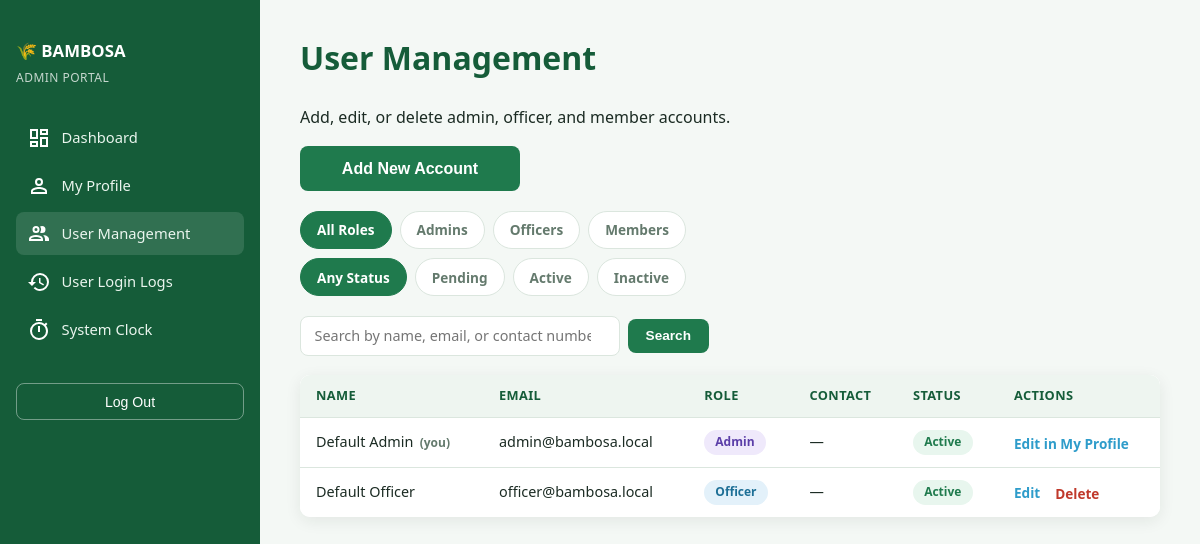
Screenshot of /admin/users.php (signed in) with the database file from the repository.
### tables this page shows
CREATE TABLE IF NOT EXISTS users (
    user_id        INT AUTO_INCREMENT PRIMARY KEY,
    full_name      VARCHAR(150)        NOT NULL,
    email          VARCHAR(150)        NOT NULL UNIQUE,
    password_hash  VARCHAR(255)        NOT NULL,
    role           ENUM('admin','officer','member') NOT NULL DEFAULT 'member',
    contact_number VARCHAR(20)         DEFAULT NULL,
    status         ENUM('active','inactive','pending') NOT NULL DEFAULT 'pending',
    created_at     TIMESTAMP           DEFAULT CURRENT_TIMESTAMP,
    updated_at     TIMESTAMP           DEFAULT CURRENT_TIMESTAMP ON UPDATE CURRENT_TIMESTAMP
);

### includes/base_path_utils.php (called while the page is built, shortened)
<?php
function base_url(string $path = ''): string
{
    $base = defined('BAMBOSA_BASE_PATH') ? BAMBOSA_BASE_PATH : '';
    $path = ltrim($path, '/');
    return ($path === '') ? ($base !== '' ? $base . '/' : '/') : $base . '/' . $path;
}

### includes/admin_users.php (called while the page is built, shortened)
<?php
function build_user_filter(?string $role, ?string $status, ?string $search): array
{
    $where  = ['1=1'];
    $params = [];
    return [implode(' AND ', $where), $params];
}
function get_users(PDO $pdo, ?string $role = null, ?string $status = null, ?string $search = null, ?int $limit = null, ?int $offset = null): array
{
    list($where, $params) = build_user_filter($role, $status, $search);
    $sql = "SELECT * FROM users WHERE $where ORDER BY FIELD(role,'admin','officer','member'), full_name";
    if ($limit !== null && $offset !== null) {
        $sql .= ' LIMIT :limit OFFSET :offset';
    }
    $stmt = $pdo->prepare($sql);
    if ($limit !== null && $offset !== null) {
        $stmt->bindValue('limit', $limit, PDO::PARAM_INT);
        $stmt->bindValue('offset', $offset, PDO::PARAM_INT);
    }
    $stmt->execute();
    return $stmt->fetchAll();
}
function count_users(PDO $pdo, ?string $role = null, ?string $status = null, ?string $search = null): int
{
    list($where, $params) = build_user_filter($role, $status, $search);
    $stmt = $pdo->prepare("SELECT COUNT(*) AS cnt FROM users WHERE $where");
    $stmt->execute($params);
    return (int) $stmt->fetch()['cnt'];
}

### admin/users.php (the view, shortened to what this page needs)
<?php
require_once __DIR__ . '/../includes/members.php';
require_once __DIR__ . '/../includes/admin_users.php';
require_once __DIR__ . '/../includes/pagination.php';
$selfId = (int) $_SESSION['user_id'];
$roleFilter   = $_GET['role'] ?? '';
$roleFilter   = in_array($roleFilter, USER_ROLES, true) ? $roleFilter : null;
$statusFilter = $_GET['status'] ?? '';
$statusFilter = in_array($statusFilter, USER_STATUSES, true) ? $statusFilter : null;
$searchTerm   = get_search_term();
$total      = count_users($pdo, $roleFilter, $statusFilter, $searchTerm);
$pagination = build_pagination($total, get_current_page());
$users      = get_users($pdo, $roleFilter, $statusFilter, $searchTerm, $pagination['per_page'], $pagination['offset']);
function users_tab_url(?string $role, ?string $status): string
{
    $q = array_filter(['role' => $role, 'status' => $status]);
    return base_url('admin/users.php' . ($q ? '?' . http_build_query($q) : ''));
}
?>
<!DOCTYPE html>
<html lang="en">
<head>
<link rel="stylesheet" href="<?= base_url('assets/css/style.css') ?>">
</head>
<body>
<div class="dash-shell">
  <?php include __DIR__ . '/../includes/partials/admin_sidebar.php'; ?>
  <main class="dash-main">
    <h1>User Management</h1>
    <p>Add, edit, or delete admin, officer, and member accounts.</p>
    <a href="<?= base_url('admin/user_edit.php') ?>"><button type="button" class="btn-full" style="max-width:220px;">Add New Account</button></a>
    <div class="filter-tabs wrap">
      <a href="<?= users_tab_url(null, $statusFilter) ?>" class="<?= $roleFilter === null ? 'active' : '' ?>">All Roles</a>
      <a href="<?= users_tab_url('admin', $statusFilter) ?>" class="<?= $roleFilter === 'admin' ? 'active' : '' ?>">Admins</a>
      <a href="<?= users_tab_url('officer', $statusFilter) ?>" class="<?= $roleFilter === 'officer' ? 'active' : '' ?>">Officers</a>
      <a href="<?= users_tab_url('member', $statusFilter) ?>" class="<?= $roleFilter === 'member' ? 'active' : '' ?>">Members</a>
    </div>
    <div class="filter-tabs wrap" style="margin-top:-0.6rem;">
      <a href="<?= users_tab_url($roleFilter, null) ?>" class="<?= $statusFilter === null ? 'active' : '' ?>">Any Status</a>
      <a href="<?= users_tab_url($roleFilter, 'pending') ?>" class="<?= $statusFilter === 'pending' ? 'active' : '' ?>">Pending</a>
      <a href="<?= users_tab_url($roleFilter, 'active') ?>" class="<?= $statusFilter === 'active' ? 'active' : '' ?>">Active</a>
      <a href="<?= users_tab_url($roleFilter, 'inactive') ?>" class="<?= $statusFilter === 'inactive' ? 'active' : '' ?>">Inactive</a>
    </div>
    <div class="table-scroll">
    <table class="data-table">
      <thead>
        <tr>
          <th>Name</th>
          <th>Email</th>
          <th>Role</th>
          <th>Contact</th>
          <th>Status</th>
          <th>Actions</th>
        </tr>
      </thead>
      <tbody>
        <?php if (empty($users)): ?>
          <tr><td colspan="6" class="empty-row">No accounts found<?= $searchTerm ? ' for "' . htmlspecialchars($searchTerm) . '"' : ' for this filter' ?>.</td></tr>
        <?php else: foreach ($users as $u):
            $isSelf = (int) $u['user_id'] === $selfId;
            if ($u['role'] === 'member') {
                $deleteWarning = "Delete this member? Their farm lots, reservations, and ISF bills/payments will be permanently deleted too.";
            } else {
                $deleteWarning = "Delete this " . $u['role'] . " account? This cannot be undone.";
            }
        ?>
          <tr>
            <td><?= htmlspecialchars($u['full_name']) ?><?php if ($isSelf): ?><span class="you-tag">(you)</span><?php endif; ?></td>
            <td><?= htmlspecialchars($u['email']) ?></td>
            <td><span class="role-badge role-<?= htmlspecialchars($u['role']) ?>"><?= htmlspecialchars($u['role']) ?></span></td>
            <td><?= htmlspecialchars($u['contact_number'] ?? '—') ?></td>
            <td><span class="status-badge status-<?= htmlspecialchars($u['status']) ?>"><?= htmlspecialchars($u['status']) ?></span></td>
            <td class="actions-cell">
              <?php if ($isSelf): ?>
                <a href="<?= base_url('admin/profile.php') ?>" class="link-btn">Edit in My Profile</a>
              <?php else: ?>
                <a href="<?= base_url('admin/user_edit.php?id=' . (int) $u['user_id']) ?>" class="link-btn">Edit</a>
                <form method="POST" action="<?= base_url('admin/user_delete.php') ?>" class="inline-form"
                      onsubmit="return confirm(<?= htmlspecialchars(json_encode($deleteWarning), ENT_QUOTES) ?>);">
                  <button type="submit" class="link-btn deactivate">Delete</button>
                </form>
              <?php endif; ?>
            </td>
          </tr>
        <?php endforeach; endif; ?>
      </tbody>
    </table>
    </div>
  </main>
</div>
</body>
</html>

### assets/css/style.css (style rules this page uses)
:root { --clr-primary: #1f7a4d; --clr-primary-dark: #155c39; --clr-accent: #2e9cca; --clr-bg: #f4f8f5; --clr-surface: #ffffff; --clr-text: #1b2b23; --clr-muted: #647a6d; --clr-border: #dbe6de; --clr-error: #c0392b; --clr-success: #1f7a4d; --radius: 10px; --shadow: 0 4px 16px rgba(20, 40, 30, 0.08); --font: 'Segoe UI', system-ui, -apple-system, sans-serif; }
* { box-sizing: border-box; }
body { margin: 0; font-family: var(--font); background: var(--clr-bg); color: var(--clr-text); line-height: 1.6; }
a { color: var(--clr-primary); text-decoration: none; }
.btn-full { width: 100%; padding: 0.85rem; border: none; border-radius: 8px; background: var(--clr-primary); color: #fff; font-size: 1rem; font-weight: 600; cursor: pointer; }
.dash-shell { display: flex; min-height: 100vh; }
.dash-main { flex: 1; min-width: 0; padding: 2rem 2.5rem; }
.dash-main h1 { color: var(--clr-primary-dark); margin-top: 0; }
.filter-tabs { display: flex; gap: 0.5rem; margin: 1.2rem 0; }
.filter-tabs a { padding: 0.45rem 1rem; border-radius: 999px; font-size: 0.85rem; font-weight: 600; color: var(--clr-muted); background: var(--clr-surface); border: 1px solid var(--clr-border); }
.filter-tabs a.active { background: var(--clr-primary); color: #fff; border-color: var(--clr-primary); text-decoration: none; }
.data-table { width: 100%; border-collapse: separate; border-spacing: 0; background: var(--clr-surface); border-radius: var(--radius); box-shadow: var(--shadow); font-size: 0.9rem; }
.table-scroll { width: 100%; overflow-x: auto; -webkit-overflow-scrolling: touch; border-radius: var(--radius); box-shadow: var(--shadow); background: var(--clr-surface); }
.table-scroll .data-table { box-shadow: none; border-radius: 0; }
.data-table th, .data-table td { padding: 0.75rem 1rem; text-align: left; vertical-align: middle; line-height: 1.4; border-bottom: 1px solid var(--clr-border); }
.data-table th { background: #eef5f0; color: var(--clr-primary-dark); font-size: 0.8rem; text-transform: uppercase; letter-spacing: 0.03em; }
.data-table tbody tr:last-child td { border-bottom: none; }
.status-badge { display: inline-block; padding: 0.25rem 0.7rem; border-radius: 999px; font-size: 0.75rem; font-weight: 600; text-transform: capitalize; }
.status-active { background: #e8f6ee; color: #1f7a4d; }
.data-table td.actions-cell { display: table-cell; white-space: nowrap; }
.data-table td.actions-cell > * { display: inline-block; vertical-align: middle; margin: 0 0.7rem 0 0; }
.data-table td.actions-cell > *:last-child { margin-right: 0; }
.data-table td.actions-cell > form.inline-form { display: inline-block; }
.data-table td.actions-cell .link-btn { font-family: inherit; line-height: inherit; vertical-align: middle; }
.link-btn { background: none; border: none; padding: 0; font-size: 0.85rem; font-weight: 600; color: var(--clr-accent); cursor: pointer; }
.link-btn.deactivate { color: var(--clr-error); }
.inline-form { display: inline; margin: 0; }
.role-badge { display: inline-block; padding: 0.25rem 0.7rem; border-radius: 999px; font-size: 0.75rem; font-weight: 600; text-transform: capitalize; }
.role-admin { background: #efe9fb; color: #5b3ea8; }
.role-officer { background: #e3f1fa; color: #1d6f96; }
.filter-tabs.wrap { flex-wrap: wrap; }
.you-tag { font-size: 0.75rem; color: var(--clr-muted); font-weight: 600; margin-left: 0.4rem; }

### rows the page displays
users: full_name "Default Admin", shows "(you)", email "admin@bambosa.local", role "Admin", contact_number "—", status "Active"
users: full_name "Default Officer", email "officer@bambosa.local", role "Officer", contact_number "—", status "Active"
